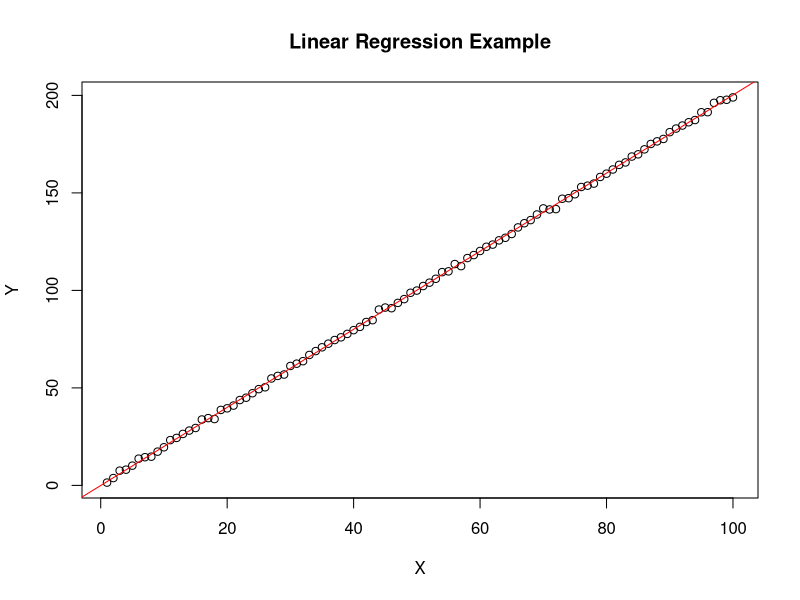

This chart was generated by the following R code: (Note: this script raises an error after producing the figure.)
## ---- chunk 1
# Generate some random data
set.seed(123)
x <- 1:100
y <- 2*x + rnorm(100)

# Perform linear regression
model <- lm(y ~ x)

# Print summary of the regression
summary(model)

# Plot the data and regression line
plot(x, y, main="Linear Regression Example", xlab="X", ylab="Y")
abline(model, col="red")

## ---- chunk 2

print(key)
data <- get_object(bucket = input_bucket_name, key = key)
